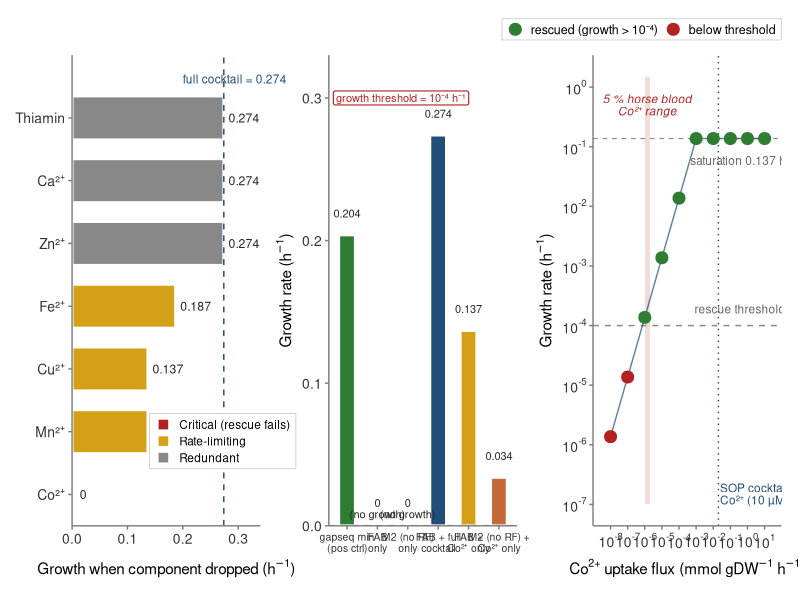

Here is the R script that generated this plot:
# =============================================================
# Figure 6 — In-silico FAB rescue pre-validation (DSM 11370)
#
# Three panels in a single horizontal row (1 × 3 layout):
#   B (left)   — Cocktail leave-one-out (7 horizontal bars, 3 tiers)
#                — reveals Co²⁺ is the sole rescue-critical component
#   C (middle) — Key conditions (6 growth bars including M2-no-RF arms)
#                — confirms the LOO finding by adding Co²⁺ alone
#                  to FAB and to M2-no-RF
#   D (right)  — Co²⁺ titration on FAB-only (log–log dose–response)
#                — quantifies the rescue threshold (~10⁻⁶ mmol gDW⁻¹ h⁻¹)
#
# Output: figures/Fig6_FAB_rescue.png  (18 × 5.5 inches, 1000 dpi)
# Combine with Fig6_invitro_4cards.png (Panel A, 2 × 2 cards) and
# Fig6E_B12_pathway.png (Panel E) for the full Figure 6.
# =============================================================

suppressPackageStartupMessages({
  library(ggplot2)
  library(dplyr)
  library(patchwork)
  library(scales)
})

# ---------- Output ----------
out_dir  <- "C:/Users/CFL/OneDrive - Queen's University Belfast/PhD_onedrive/Manuscript4/figures"
out_path <- file.path(out_dir, "Fig6_FAB_rescue.png")
dir.create(out_dir, showWarnings = FALSE, recursive = TRUE)

# ---------- Palette ----------
PAL <- c(
  critical   = "#B22222",   # red — rescue-critical / negative
  rate_limit = "#D4A017",   # gold — rate-limiting cofactors / FAB + Co²⁺
  redundant  = "#888888",   # grey — redundant in FAB
  positive   = "#2E7D32",   # green — positive control / rescued
  fab        = "#555555",   # dark grey — FAB-only (no growth)
  m2         = "#888888",   # medium grey — M2-no-rumen-only (no growth)
  cocktail   = "#1F4E79",   # navy — full cocktail / SOP
  m2_co      = "#C46A39"    # orange-brown — M2-no-rumen + Co²⁺ (partial rescue)
)

# =============================================================
# Panel B — Cocktail leave-one-out (7 components, 3 tiers)
# Establishes that Co²⁺ is the SOLE rescue-critical component
# of the 7-part cocktail — provides the rationale for testing
# Co²⁺ alone in Panel C.
# =============================================================
panel_B <- data.frame(
  component = c("Co²⁺", "Mn²⁺", "Cu²⁺", "Fe²⁺",
                "Zn²⁺", "Ca²⁺", "Thiamin"),
  growth    = c(0, 0.137, 0.137, 0.187, 0.274, 0.274, 0.274),
  tier      = c("critical", "rate_limit", "rate_limit", "rate_limit",
                "redundant", "redundant", "redundant"),
  stringsAsFactors = FALSE
)
panel_B <- panel_B[order(panel_B$growth), ]
panel_B$component <- factor(panel_B$component, levels = panel_B$component)
panel_B$tier_lab <- factor(c(critical = "Critical (rescue fails)",
                              rate_limit = "Rate-limiting",
                              redundant = "Redundant")[panel_B$tier],
                            levels = c("Critical (rescue fails)",
                                       "Rate-limiting", "Redundant"))

# Pre-compute label x-positions: nudge the "0" label right so it doesn't overlap the axis
panel_B$text_x <- ifelse(panel_B$growth < 0.001, 0.012, panel_B$growth)

p_B <- ggplot(panel_B, aes(x = growth, y = component, fill = tier_lab)) +
  geom_col(width = 0.7, colour = "white", linewidth = 1.0) +
  geom_text(aes(x = text_x,
                label = ifelse(growth < 0.001, "0", sprintf("%.3f", growth))),
            hjust = -0.15, size = 3.1, colour = "grey15") +
  geom_vline(xintercept = 0.274, linetype = "dashed",
             colour = PAL[["cocktail"]], linewidth = 0.5) +
  # Place "full cocktail = 0.274" ABOVE the topmost bar (Thiamin at y=7)
  annotate("text", x = 0.20, y = 7.55,
           label = "full cocktail = 0.274",
           colour = PAL[["cocktail"]], size = 3.0, hjust = 0, vjust = 0) +
  scale_fill_manual(values = c("Critical (rescue fails)" = PAL[["critical"]],
                                "Rate-limiting"          = PAL[["rate_limit"]],
                                "Redundant"              = PAL[["redundant"]]),
                    name = NULL) +
  scale_x_continuous(limits = c(0, 0.34), expand = c(0, 0)) +
  scale_y_discrete(expand = expansion(add = c(0.5, 1.0))) +
  coord_cartesian(clip = "off") +
  labs(x = expression(paste("Growth when component dropped (h"^-1, ")")),
       y = NULL) +
  theme_classic(base_size = 11) +
  theme(axis.text.y = element_text(size = 10, colour = "grey20"),
        axis.text.x = element_text(size = 10, colour = "grey20"),
        axis.title.x = element_text(size = 11),
        axis.line   = element_line(colour = "grey50"),
        axis.ticks  = element_line(colour = "grey50"),
        legend.position = c(0.80, 0.18),
        legend.background = element_rect(fill = "white",
                                         colour = "grey80",
                                         linewidth = 0.3),
        legend.key.size = unit(0.42, "cm"),
        legend.text = element_text(size = 8.5),
        legend.margin = margin(2, 4, 2, 4))

# =============================================================
# Panel C — Key conditions (6 growth bars)
# Validates Panel B's LOO finding by directly testing Co²⁺ alone:
#   positive control → two "fails" (FAB, M2-no-RF) →
#   full rescue (FAB+cocktail) → two single-Co²⁺ arms
#   (FAB+Co, M2+Co)
# =============================================================
panel_C <- data.frame(
  condition = c("gapseq min\n(pos ctrl)",
                "FAB\nonly",
                "M2 (no RF)\nonly",
                "FAB + full\ncocktail",
                "FAB +\nCo²⁺ only",
                "M2 (no RF) +\nCo²⁺ only"),
  growth    = c(0.204, 0, 0, 0.274, 0.137, 0.034),
  group     = c("positive", "fab", "m2", "cocktail", "rate_limit", "m2_co"),
  stringsAsFactors = FALSE
)
panel_C$condition <- factor(panel_C$condition, levels = panel_C$condition)
panel_C$lbl <- ifelse(panel_C$growth == 0,
                      "0\n(no growth)", sprintf("%.3f", panel_C$growth))
panel_C$lbl_y <- ifelse(panel_C$growth == 0, 0.012, panel_C$growth + 0.015)

p_C <- ggplot(panel_C, aes(x = condition, y = growth, fill = group)) +
  geom_col(width = 0.55, colour = "white", linewidth = 1.0) +
  geom_text(aes(y = lbl_y, label = lbl),
            colour = "grey15", size = 2.8, lineheight = 0.85) +
  geom_hline(yintercept = 1e-4, linetype = "dashed",
             colour = PAL[["critical"]], linewidth = 0.5) +
  annotate("label", x = 0.55, y = 0.30,
           label = "growth threshold = 10⁻⁴ h⁻¹",
           colour = PAL[["critical"]], fill = "white",
           label.size = 0.4, size = 2.8, hjust = 0,
           label.padding = unit(0.2, "lines"),
           label.r = unit(0.15, "lines")) +
  scale_fill_manual(values = PAL, guide = "none") +
  scale_y_continuous(limits = c(0, 0.33), expand = c(0, 0)) +
  labs(x = NULL, y = expression(paste("Growth rate (h"^-1, ")"))) +
  theme_classic(base_size = 11) +
  theme(axis.text.x = element_text(size = 7.5, colour = "grey20",
                                   lineheight = 0.9),
        axis.text.y = element_text(size = 10, colour = "grey20"),
        axis.title.y = element_text(size = 11),
        axis.line   = element_line(colour = "grey50"),
        axis.ticks  = element_line(colour = "grey50"))

# =============================================================
# Panel D — Co²⁺ titration on FAB-only (log–log dose–response)
# =============================================================
panel_D <- data.frame(
  flux   = c(1e-8, 1e-7, 1e-6, 1e-5, 1e-4, 1e-3, 1e-2, 1e-1, 1, 10),
  growth = c(1.37e-6, 1.37e-5, 1.37e-4, 1.37e-3, 1.37e-2,
             0.137, 0.137, 0.137, 0.137, 0.137),
  stringsAsFactors = FALSE
)
panel_D$status <- factor(ifelse(panel_D$growth > 1e-4, "rescued", "below"),
                          levels = c("rescued", "below"))

p_D <- ggplot(panel_D, aes(x = flux, y = growth)) +
  # Blood Co²⁺ band
  annotate("rect", xmin = 1e-6, xmax = 2e-6, ymin = 1e-7, ymax = 1.5,
           fill = PAL[["critical"]], alpha = 0.16) +
  annotate("text", x = sqrt(1e-6 * 2e-6), y = 0.5,
           label = "5 % horse blood\nCo²⁺ range",
           colour = PAL[["critical"]], size = 3.0,
           fontface = "italic", lineheight = 0.85) +
  # Rescue threshold
  geom_hline(yintercept = 1e-4, linetype = "dashed",
             colour = "grey55", linewidth = 0.5) +
  annotate("text", x = 8e-4, y = 1.6e-4,
           label = "rescue threshold 10⁻⁴ h⁻¹",
           colour = "grey40", size = 3.0, hjust = 0, vjust = 0) +
  # SOP cocktail line
  geom_vline(xintercept = 0.02, linetype = "dotted",
             colour = PAL[["cocktail"]], linewidth = 0.5) +
  annotate("text", x = 0.025, y = 1.5e-7,
           label = "SOP cocktail\nCo²⁺ (10 µM)",
           colour = PAL[["cocktail"]], size = 3.0,
           hjust = 0, lineheight = 0.85) +
  # Saturation line
  geom_hline(yintercept = 0.137, linetype = "dashed",
             colour = "grey55", linewidth = 0.4) +
  annotate("text", x = 0.5, y = 0.07,
           label = "saturation 0.137 h⁻¹",
           colour = "grey40", size = 3.0, hjust = 0.5, vjust = 1) +
  # Data
  geom_line(colour = PAL[["cocktail"]], linewidth = 0.5, alpha = 0.7) +
  geom_point(aes(colour = status), size = 2.8, stroke = 1.2) +
  scale_colour_manual(values = c(rescued = PAL[["positive"]],
                                  below   = PAL[["critical"]]),
                      labels = c(rescued = "rescued (growth > 10⁻⁴)",
                                 below   = "below threshold"),
                      name = NULL) +
  scale_x_log10(limits = c(3e-9, 30),
                breaks = 10^seq(-8, 1, 1),
                labels = trans_format("log10", math_format(10^.x))) +
  scale_y_log10(limits = c(1e-7, 1.5),
                breaks = 10^seq(-7, 0, 1),
                labels = trans_format("log10", math_format(10^.x))) +
  labs(x = expression(paste("Co"^"2+", " uptake flux (mmol gDW"^-1, " h"^-1, ")")),
       y = expression(paste("Growth rate (h"^-1, ")"))) +
  theme_classic(base_size = 11) +
  theme(axis.text   = element_text(size = 10, colour = "grey20"),
        axis.title  = element_text(size = 11),
        axis.line   = element_line(colour = "grey50"),
        axis.ticks  = element_line(colour = "grey50"),
        # Legend INSIDE the panel at top — avoids clipping by the figure boundary
        legend.position    = "top",
        legend.direction   = "horizontal",
        legend.justification = "right",
        legend.background  = element_rect(fill = "white",
                                          colour = "grey80",
                                          linewidth = 0.3),
        legend.key.size    = unit(0.4, "cm"),
        legend.text        = element_text(size = 9),
        legend.margin      = margin(2, 4, 2, 4),
        plot.margin        = margin(t = 8, r = 8, b = 8, l = 8))

# =============================================================
# Compose 1 × 3 horizontal layout
# Order:  B (LOO)  ->  C (key conditions)  ->  D (titration)
# Rationale: LOO discovers Co²⁺ as critical (B); key conditions
# panel then confirms by adding Co²⁺ alone (C); titration
# quantifies the threshold (D).
# =============================================================
fig <- p_B | p_C | p_D

ggsave(out_path, fig,
       width = 18, height = 5.5, units = "in",
       dpi = 1000, bg = "white")

cat(sprintf("Wrote: %s\n", out_path))
